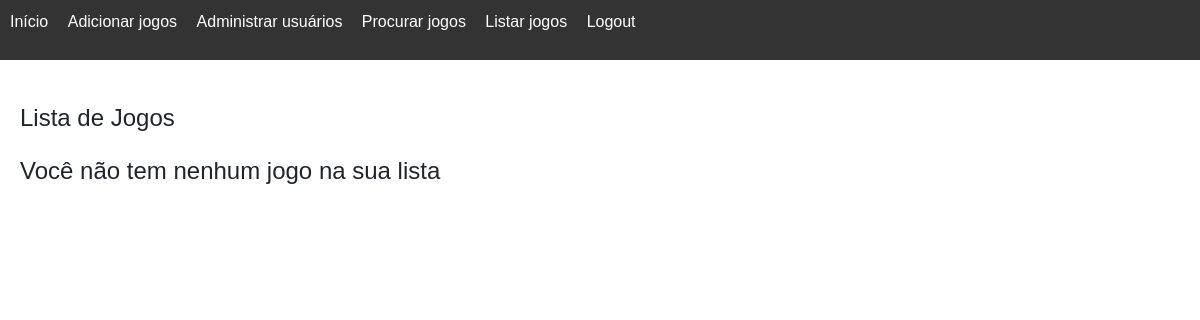
Page / (signed in) on the earlier database version.
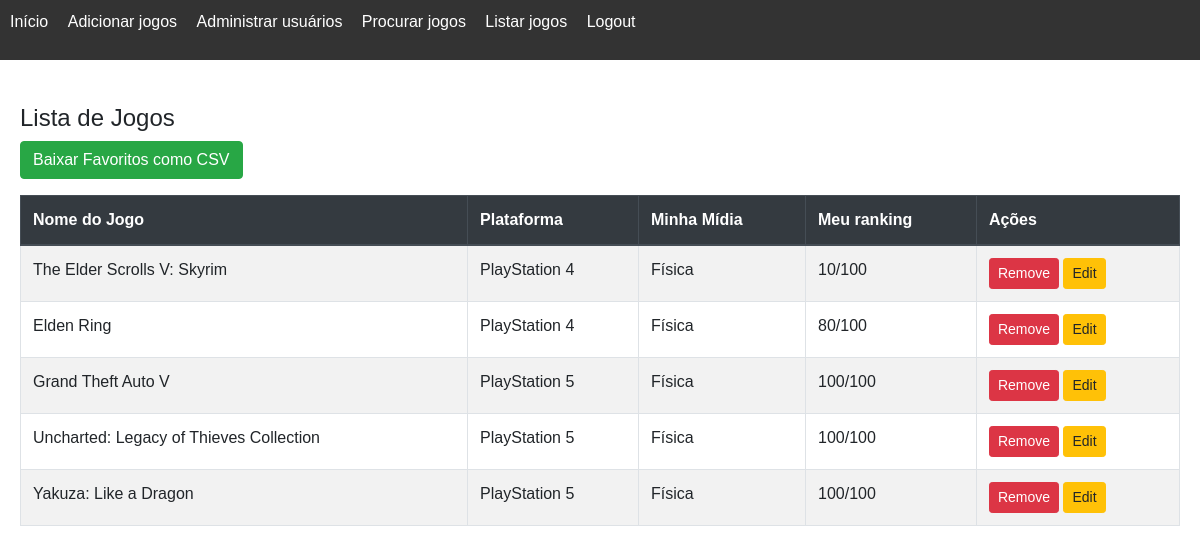
Same page on the later database version.
### app/models.py (models this page shows)
class UserGameAssociation(db.Model):
    __tablename__ = 'user_game_association'
    user_id = db.Column(db.Integer, db.ForeignKey('user.id'), primary_key=True)
    game_id = db.Column(db.Integer, db.ForeignKey('game.id'), primary_key=True)
    media = db.Column(db.String(20), nullable=False)
    rating = db.Column(db.Integer, nullable=True)

class Game(db.Model):
    id = db.Column(db.Integer, primary_key=True)
    name = db.Column(db.String(100), nullable=False)
    platform = db.Column(db.String(100), nullable=False)
    release_year = db.Column(db.Date, nullable=True)
    developer = db.Column(db.String(100), nullable=True)
    publisher = db.Column(db.String(100), nullable=True)
    genre = db.Column(db.String(50), nullable=False)
    description = db.Column(db.Text)
    cover_image = db.Column(db.String(600))  # Caminho da capa do jogo
    images = db.relationship('GameImage', backref='game', lazy=True)
    users = db.relationship('UserGameAssociation', backref='game', lazy=True)

### app/routes/game.py (the view)
@bp.route('/')
@login_required
def index():
    desired_games = UserGameAssociation.query.filter_by(user_id=current_user.id).all()
    return render_template('index.html', games=desired_games)

### app/__init__.py (called while the page is built)
@login_manager.user_loader
def load_user(user_id):
    return User.query.get(int(user_id))

### app/templates/index.html
{% extends "base.html" %}
{% block content %}
    <h1 class="mt-4">Lista de Jogos</h1>
    {% if games %}
    <a href="{{ url_for('game.download_favorites_csv') }}" class="btn btn-success">Baixar Favoritos como CSV</a>
    <table class="table table-striped table-bordered mt-3">
        <thead class="thead-dark">
            <tr>
                <th>Nome do Jogo</th>
                <th>Plataforma</th>
                <th>Minha Mídia</th>
                <th>Meu ranking</th>
                <th>Ações</th>
            </tr>
        </thead>
        <tbody>
            {% for user_game in games %}
            <tr>
                <td>{{ user_game.game.name }}</td>
                <td>{{ user_game.game.platform }}</td>
                <td>{{ user_game.media }}</td>
                <td>{{ user_game.rating }}/100</td>
                <td>
                    <form action="{{ url_for('game.remove_from_wishlist', game_id=user_game.game_id) }}" method="POST" style="display:inline;">
                        <button type="submit" class="btn btn-danger btn-sm">Remove</button>
                    </form>
                    <a href="{{ url_for('game.edit_wishlist', game_id=user_game.game_id) }}" class="btn btn-warning btn-sm">Edit</a>
                </td>
            </tr>
            {% endfor %}
        </tbody>
    </table>
    {% else %}
        <h1 class="mt-4">Você não tem nenhum jogo na sua lista</h1>
    {% endif %}
{% endblock %}

### app/templates/base.html (shortened to what this page needs)
<!DOCTYPE html>
<html lang="en">
<head>
    <link rel="stylesheet" href="https://stackpath.bootstrapcdn.com/bootstrap/4.5.2/css/bootstrap.min.css">
    <link rel="stylesheet" href="{{ url_for('static', filename='css/styles.css') }}">
</head>
<body>
    <nav>
        <ul>
            <li><a href="{{ url_for('game.index') }}">Início</a></li>
            {% if current_user.is_authenticated %}
                {% if current_user.is_admin %}
                    <li><a href="{{ url_for('game.add_game') }}">Adicionar jogos</a></li>
                    <li><a href="{{ url_for('admin.admin_dashboard') }}">Administrar usuários</a></li>
                {% endif %}
                <li><a href="{{ url_for('game.search_and_add_games') }}">Procurar jogos</a></li>
                <li><a href="{{ url_for('game.list_and_add_games') }}">Listar jogos</a></li>
                <li><a href="{{ url_for('auth.logout') }}">Logout</a></li>
            {% endif %}
        </ul>
    </nav>
    <div class="content">
        {% block content %}{% endblock %}
    </div>
</body>
</html>

### app/static/css/styles.css (style rules this page uses)
body { font-family: Arial, sans-serif; margin: 0; padding: 0; }
nav { background-color: #333; padding: 10px; }
nav ul { list-style-type: none; padding: 0; }
nav ul li { display: inline; margin-right: 15px; }
nav ul li a { color: white; text-decoration: none; }
h1 { font-size: 24px; }
.content { padding: 20px; }
button { background-color: #4CAF50; color: white; padding: 5px 10px; border: none; cursor: pointer; }
form { margin: 20px 0; }
body { position: relative; }

Differences in the rows shown:
added UserGameAssociation: game.name "The Elder Scrolls V: Skyrim", game.platform "PlayStation 4", media "Física", rating "10"
added UserGameAssociation: game.name "Elden Ring", game.platform "PlayStation 4", media "Física", rating "80"
added UserGameAssociation: game.name "Grand Theft Auto V", game.platform "PlayStation 5", media "Física", rating "100"
added UserGameAssociation: game.name "Uncharted: Legacy of Thieves Collection", game.platform "PlayStation 5", media "Física", rating "100"
added UserGameAssociation: game.name "Yakuza: Like a Dragon", game.platform "PlayStation 5", media "Física", rating "100"
Other differences:
text no longer shown: "Você não tem nenhum jogo na sua lista"
text now shown: "Baixar Favoritos como CSV Nome do Jogo Plataforma Minha Mídia Meu ranking Ações"
